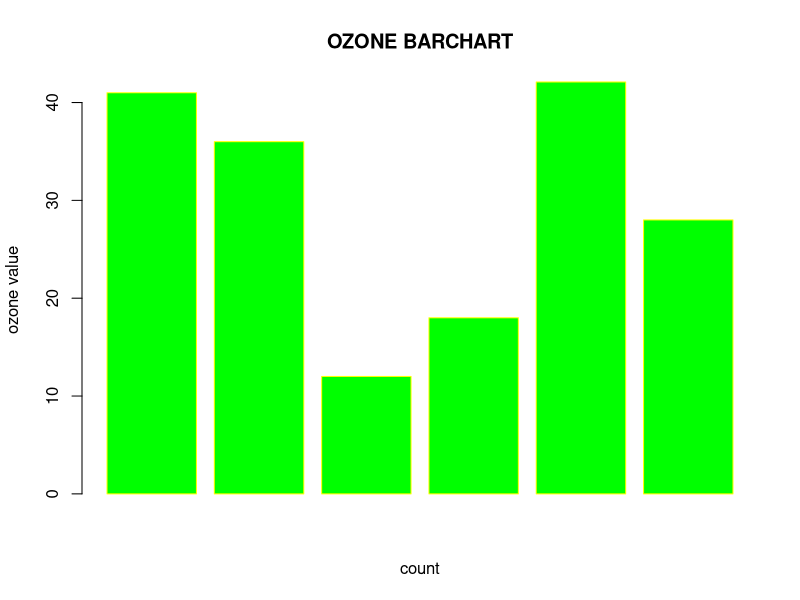
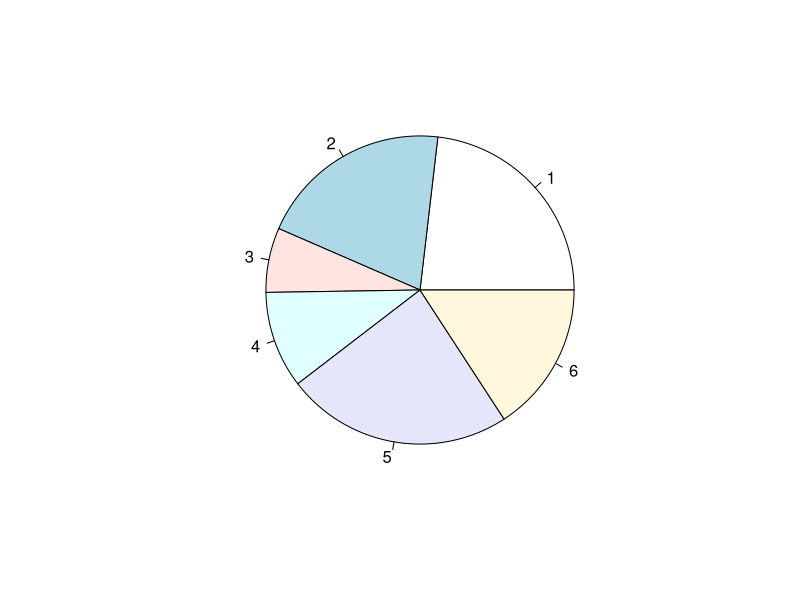
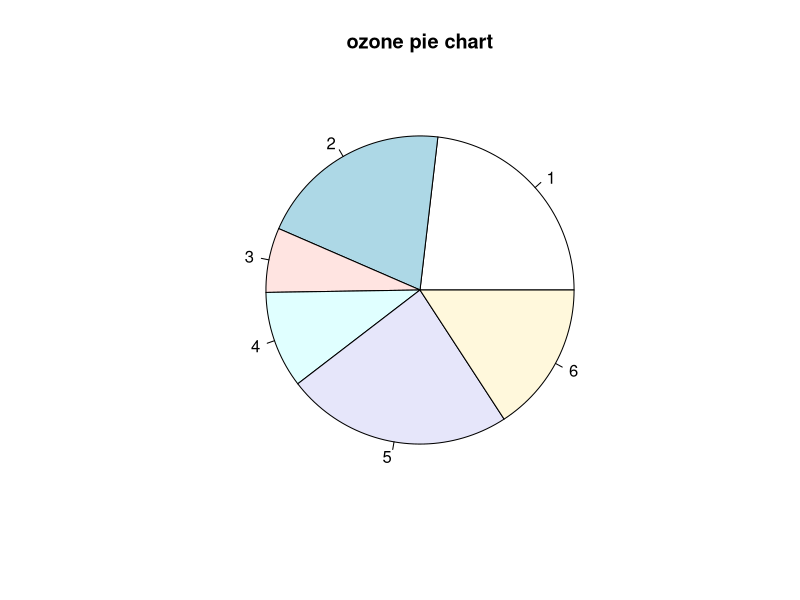
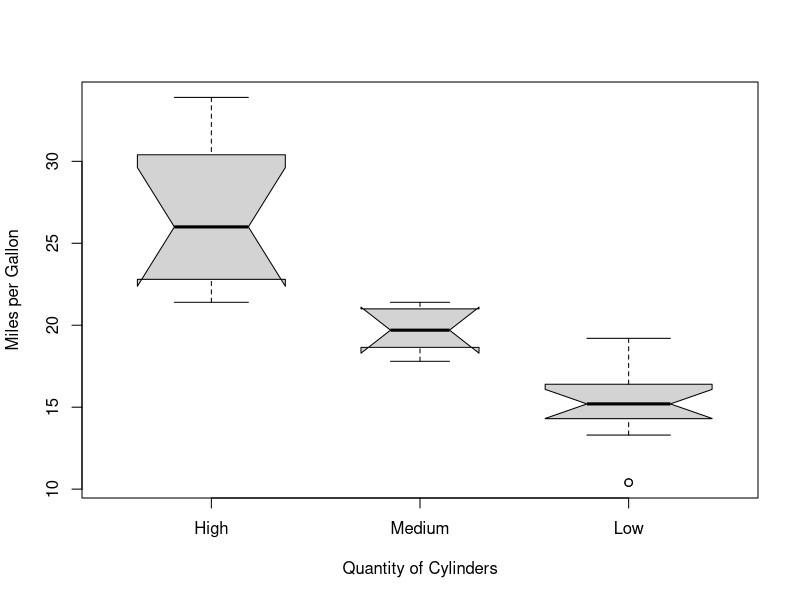
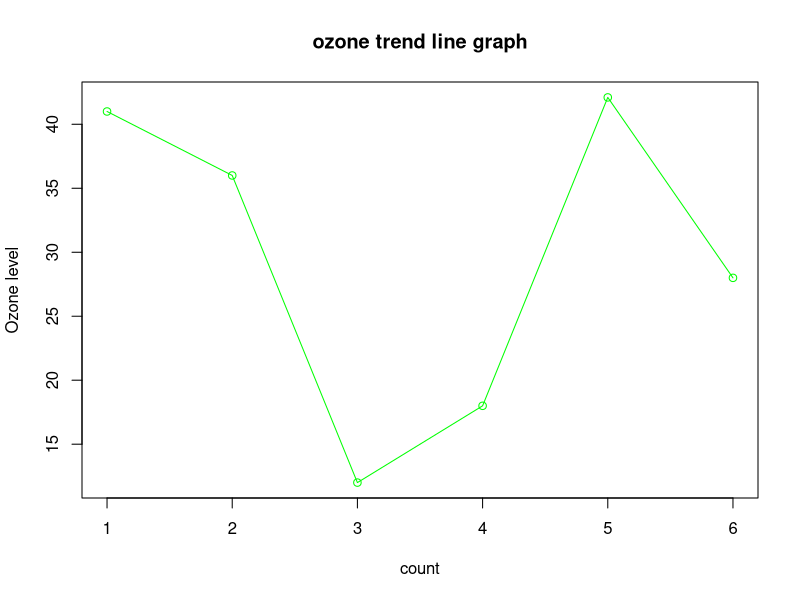
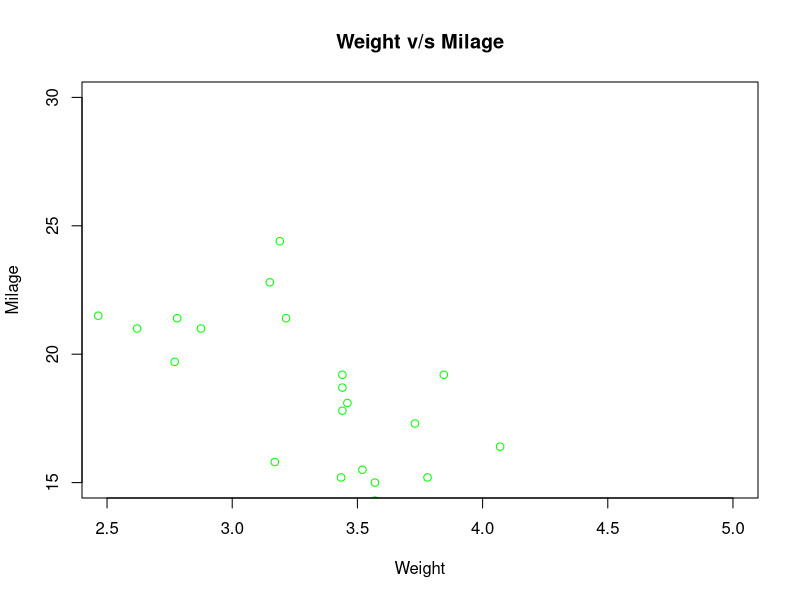
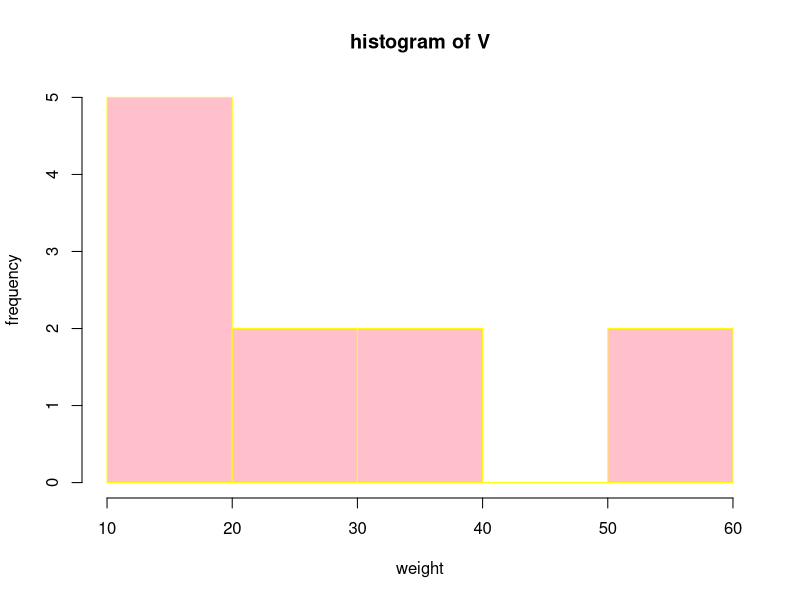
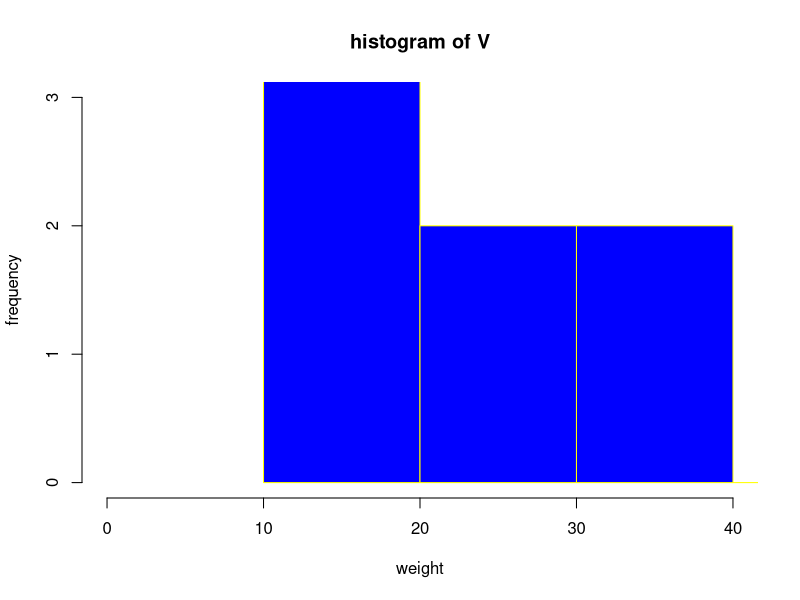

Recreate these plots in R, in order.
## ---- chunk 1
knitr::opts_chunk$set(echo = FALSE)
## ---- chunk 2
df <- airquality
df
## ---- chunk 3
df1 <- df[complete.cases(df),]

df1
## ---- chunk 4
df$Ozone[is.na(df$Ozone)]=mean(df$Ozone,na.rm = TRUE)
df
## ---- chunk 5
df$Solar.R[is.na(df$Solar.R)]=mean(df$Solar.R,na.rm = TRUE)
df
## ---- chunk 6
df$Ozone=round(df$Ozone,digits = 1)
df
df$Solar.R=round(df$Solar.R,digits = 1)
df
## ---- chunk 7
df3 <- head(df)
df3
## ---- chunk 8
barplot(df3$Ozone,xlab = "count",ylab = "ozone value",col = "green",main = "OZONE BARCHART",border = "yellow")
## ---- chunk 9
pie(df3$Ozone)
## ---- chunk 10
pie(df3$Ozone,main = "ozone pie chart")
## ---- chunk 11
boxplot(mpg~cyl,data = mtcars,xlab = "Quantity of Cylinders",ylab = "Miles per Gallon",notch=TRUE,varwidth=TRUE,ccol=c("yellow","blue","red"),names=c("High","Medium","Low"))
## ---- chunk 12
plot(df3$Ozone,type = "o",col="green",xlab = "count",ylab = "Ozone level",main = "ozone trend line graph")
## ---- chunk 13
data <- mtcars[,c("wt","mpg")]
data
plot(x=data$wt,y=data$mpg,xlab = "Weight",ylab = "Milage",xlim = c(2.5,5),ylim = c(15,30),main = "Weight v/s Milage",col="green")

## ---- chunk 14
v <- c(12,24,16,38,21,13,55,17,39,10,60)
v
hist(v,xlab = "weight",ylab = "frequency",col = "pink",border="yellow",main = "histogram of V")
## ---- chunk 15
hist(v,xlab = "weight",ylab = "frequency",col = "blue",border="yellow",main = "histogram of V",xlim = c(0,40),ylim = c(0,3),breaks = 5)
## ---- chunk 16
m <- hist(v)
m
